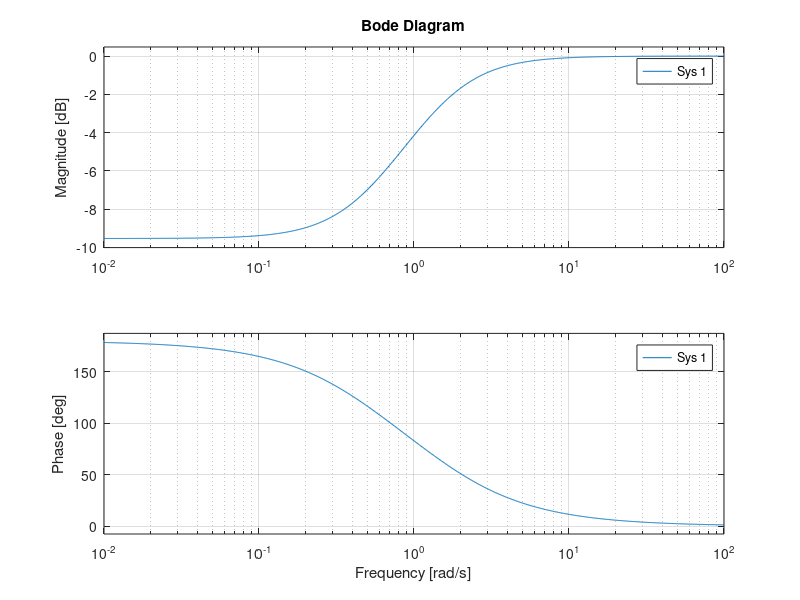

Write the MATLAB code that produced this figure. (Note: this script raises an error after producing the figure.)
clear 
clc

%Bode Plot run before code to avoid error

figure(1)
bode( tf( [2,-1],[2,3] ) )

%%

syms s Vo Ca Rb Rc Cd;
A=[Ca*s 0 0 1 0 0 0; 
   0 1 0 0 Rb 0 0; 
   1 -1 0 0 0 Rc 0; 
   0 -Cd*s 0 0 0 1 0;
   0 0 -1 1 1 0 0; 
   0 0 0 0 -1 1 1; 
   0 0 0 1 0 1 0;]

b=[Ca*s*Vo; Vo; 0; 0; 0; 0; 0]; x=A\b

Ia = x(4)

tf = (-Ca + Ca*Cd*Rc*s) / (Cd-Ca+Ca*Cd*Rc*s) %Note tf = V1/Vo


%% 1c
syms R C 
Ca = C/2
Rb = R
Rc = R
Cd = 2*C

final = simplify( (-(C/2) + (C/2)*(2*C)*R*s) / ((2*C)-(C/2)+(C/2)*(2*C)*R*s) )

